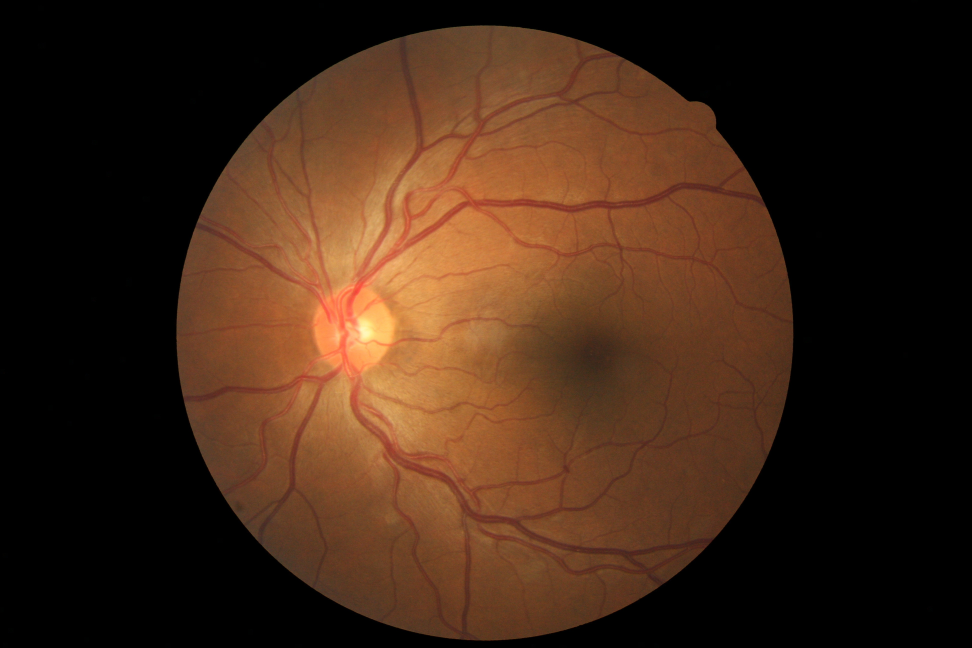
#> input picture sample/17_left.jpeg, 3888 x 2592 px, found by its file name (shown at 1/4 size)
$ python blob.py   (Python 2 division)   (older library calls are emulated)
#> lines starting #> are read from the running program, lines starting #| are printed output that depends on the picture
# -*- coding: utf-8 -*-


from matplotlib import pyplot as plt
from skimage import data
from scipy import ndimage
from skimage import feature
from skimage.feature import blob_dog, blob_log, blob_doh
from math import sqrt
from skimage.draw import (line, polygon, circle,
                          circle_perimeter,
                          ellipse, ellipse_perimeter,
                          bezier_curve)
from skimage.color import rgb2gray
from skimage.color import gray2rgb
from skimage import io
from skimage import exposure
from skimage import transform
from skimage import img_as_ubyte
from skimage.data import camera
from skimage.filter import threshold_otsu
from skimage.filter import threshold_adaptive
from skimage.filter import threshold_yen
from skimage.restoration import denoise_bilateral
from skimage.transform import rotate
from skimage.restoration import denoise_tv_bregman
import math
import numpy as np
import os


def matched_gaussian_filter_oneDirection(image, sigma, width, L):
    range_x = image.shape[0]
    range_y = image.shape[1]

    #Generate the template used for matching. This needs to be done only once, only the calibration level has to be adjusted for each pixel
    template = np.zeros((2*width + 1, range_y))

    f_sigma = float(sigma)

    for i in range(-width, width + 1, 1):
        template[i + width, :] = -1/math.sqrt(2*math.pi*f_sigma*f_sigma)*math.exp(-float(i*i)/(2*f_sigma*f_sigma))


    convoluted_image = np.zeros((range_x, range_y))
    calibration_level = np.zeros((range_x, range_y))
    convolve_helper = np.ones(L)

    for x in range(width, range_x - width):
        convoluted_image[x, :] = np.sum(template * image[(x - width):(x + width + 1), :], axis=0)
        calibration_level[x, :] = np.sum(image[(x - width):(x + width + 1), :], axis=0)
        convoluted_image[x, :] = np.convolve(convoluted_image[x, :]/calibration_level[x, :], convolve_helper, mode = 'same')
        #convoluted_image[x, :] = np.convolve(convoluted_image[x, :], convolve_helper, mode = 'same')
        convoluted_image[x, :] = np.convolve(convoluted_image[x, :], convolve_helper, mode = 'same')

    return convoluted_image

def matched_gaussian_filter(image, sigma, width, L):
    #plt.imshow(image)
    #plt.show()
    angles = [0, 15, 30, 45, 60, 75, 90, 105, 120, 135, 150, 165]

    img_shape = image.shape

    final_image = np.zeros(img_shape)

    for angle in angles:
        rotated_image = rotate(image, angle, resize = True)
        filtered_image = matched_gaussian_filter_oneDirection(rotated_image, sigma, width, L)
        filtered_image = rotate(filtered_image, -angle, resize=True)
        filtered_img_shape = filtered_image.shape
        filtered_image = filtered_image[(filtered_img_shape[0] - img_shape[0])/2:(filtered_img_shape[0] + img_shape[0])/2, (filtered_img_shape[1] - img_shape[1])/2:(filtered_img_shape[1] + img_shape[1])/2]

        if angle == 0:
            final_image = filtered_image
        else:
            mask = filtered_image > final_image
            final_image = mask * filtered_image + (1-mask) * final_image

    # [4 lines of commented-out code are left out]
    plt.imshow(final_image)
    plt.show()


def check_blob_intensity(y,x,r, im):
    Delta=int(r/2)
    if abs(y-im.shape[0])<=Delta or abs(x-im.shape[1])<=Delta :
        Delta=0

    check=(4*im[y,x]+im[y+Delta,x]+im[y-Delta,x]+im[y,x+Delta]+im[y,x-Delta])//8
    return check

def check_edge_overlapp(y,x,r,edge):
    if abs(y-im.shape[0])<=r or abs(x-im.shape[1])<=r :
        r=0
    overlapp=np.zeros(edge.shape, dtype=bool)
    rr, cc = circle(y, x, r)
    overlapp[rr,cc]=edge[rr,cc]
    return np.sum(overlapp)


image=io.imread('/Users/Felix/Dropbox/Diabetic Retinopathy/sample/17_left.jpeg')
#> image is the input picture: shape (2592, 3888, 3); mean R, G, B 62.6, 37.8, 21.7
image[:,:,0] = 0
image[:,:,2] = 0
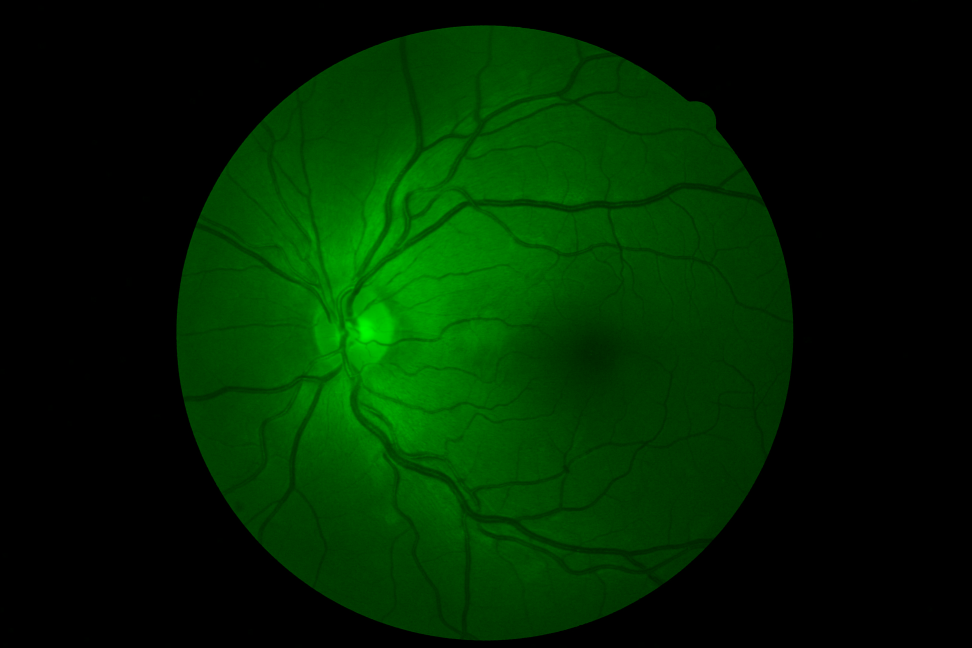
#> image: shape (2592, 3888, 3) (shown at 1/4 size); mean R, G, B 0, 37.8, 0
img_resc=transform.rescale(rgb2gray(image),0.25)
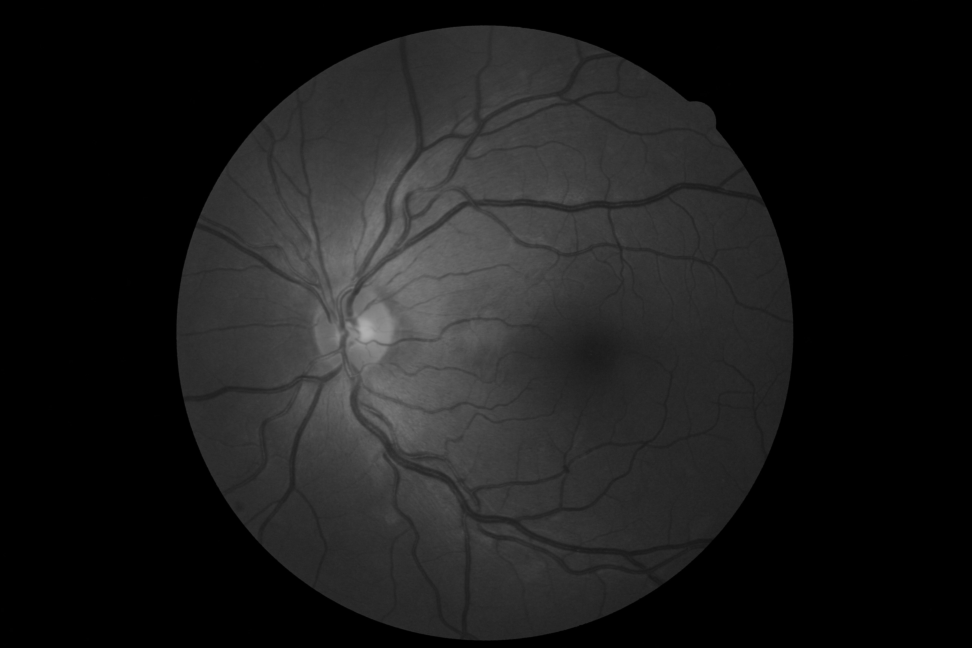
#> img_resc: shape (648, 972) float64; min 0, max 0.691, mean 0.106
img_gray = img_as_ubyte(exposure.equalize_adapthist(img_resc,clip_limit=0.3))
#plt.imshow(img_gray, cmap = plt.get_cmap('gray'))
#io.imsave('dropbox/retinopathy/bw.jpeg',img_gray)

#Invert White<->Black
image_gray=255-img_gray
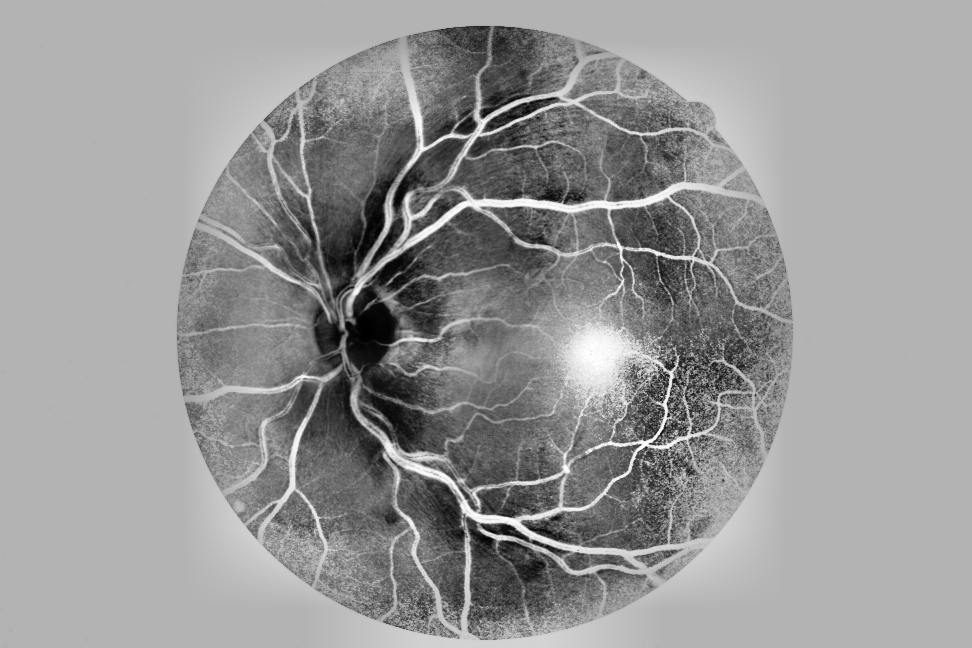
#> image_gray: shape (648, 972); min 0, max 255, mean 151

image_gray_rgb=gray2rgb(img_gray)

#thresh =threshold_otsu(image_gray_rgb)
#plt.imshow(binary, interpolation='nearest')
#binary = image_gray_rgb > thresh

#Make blurry image for edge detection
im = ndimage.gaussian_filter(img_gray, 4)
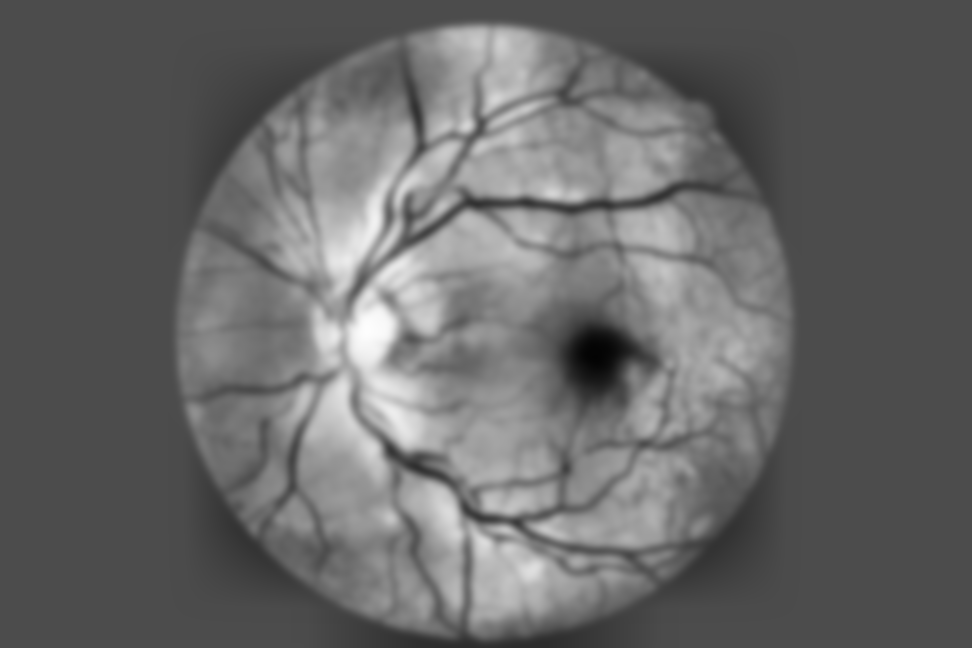
#> im: shape (648, 972); min 3, max 253, mean 103.4

matched_gaussian_filter(im, 1, 10, 4)
#> the loop in matched_gaussian_filter, `for angle in angles:` made 12 passes
#> pass 1, in matched_gaussian_filter, `filtered_image = matched_gaussian_filter_oneDirection(rotated_image, s..`:
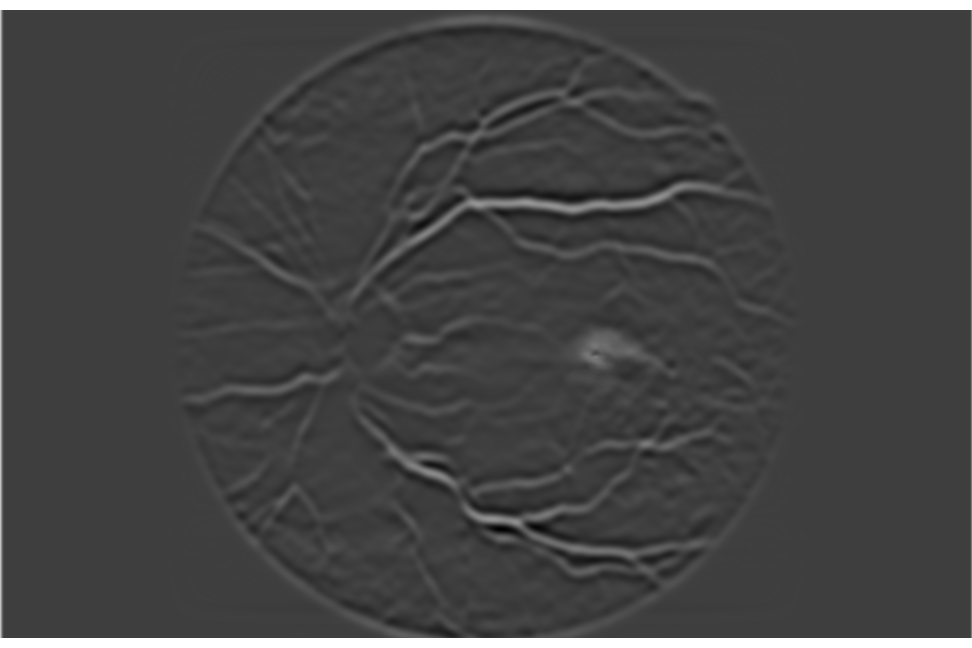
#> filtered_image: shape (648, 972) float64; min -1.01, max 0, mean -0.736; drawn with min black and max white
#> after the loop in matched_gaussian_filter, `for angle in angles:`:
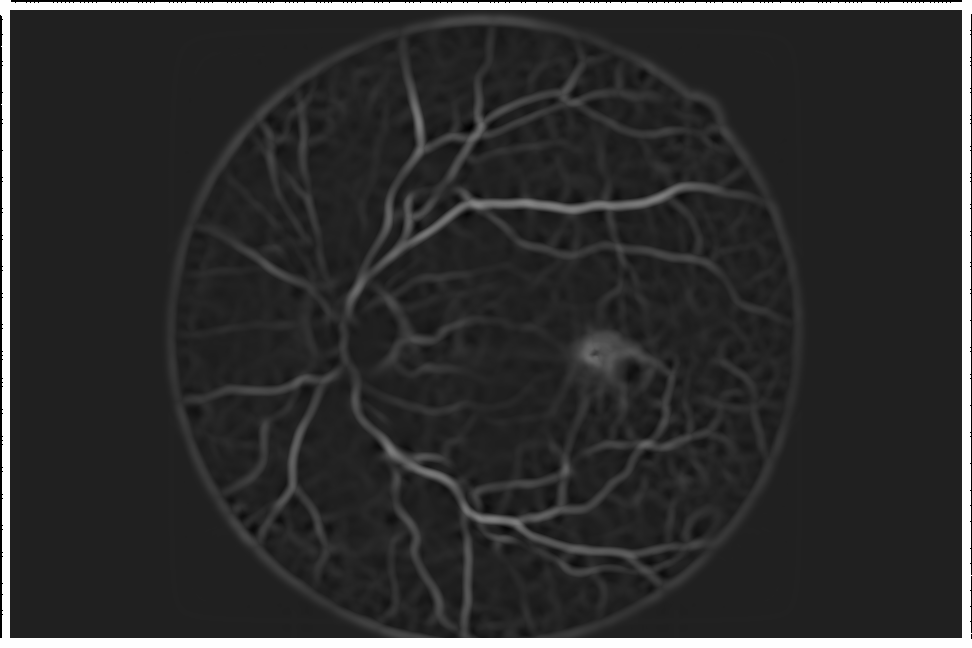
#> final_image: shape (648, 972) float64; 0.64% of the values are NaN or infinite; the others: min -0.872, max 0, mean -0.714; drawn with min black, max white, NaN and infinite black
#> after the loop in matched_gaussian_filter, `for angle in angles:`:
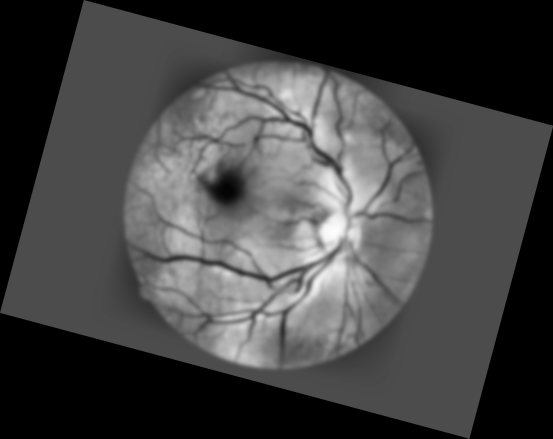
#> rotated_image: shape (877, 1106) float64 (shown at 1/2 size); min 0, max 0.992, mean 0.263

quit()
#> (the program exits here)

$ run again, with sample/10_left.jpeg copied over sample/17_left.jpeg
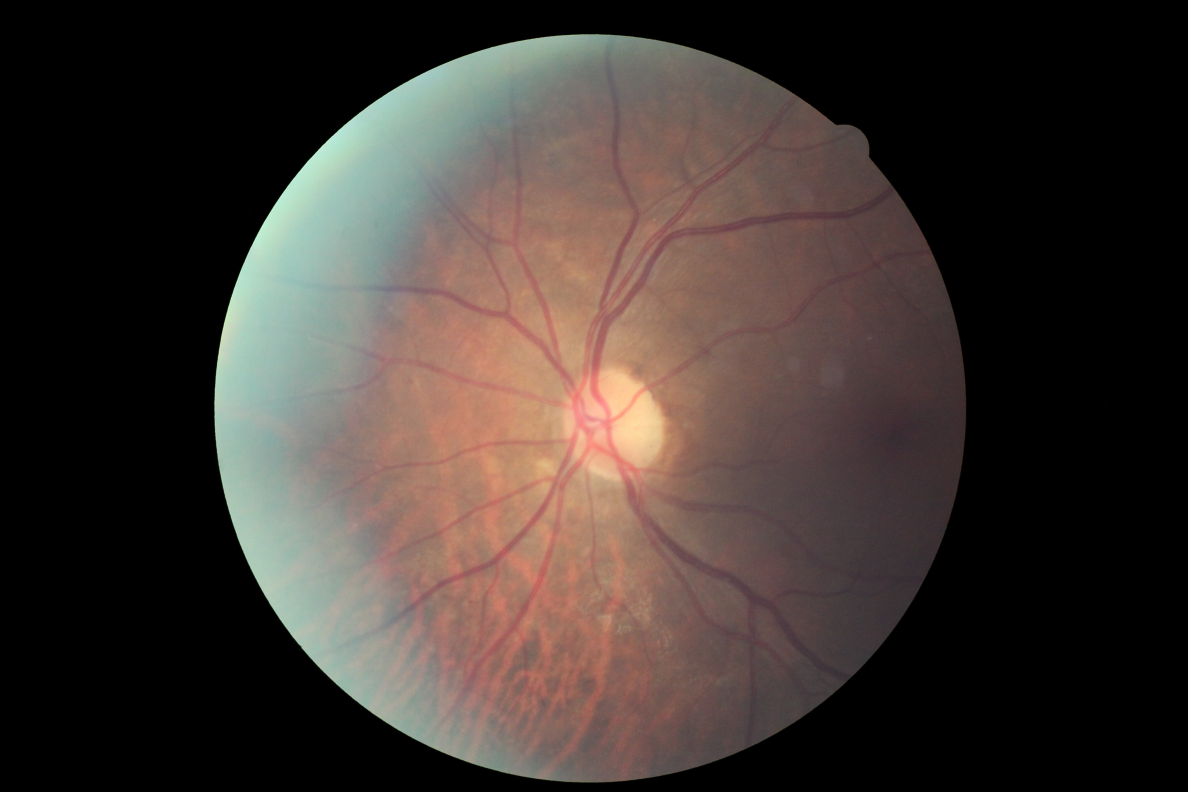
#> input picture sample/10_left.jpeg, 4752 x 3168 px, found by its file name (shown at 1/4 size)
#> image is the input picture: shape (3168, 4752, 3); mean R, G, B 64.1, 54.6, 49.9
#> after the loop in matched_gaussian_filter, `for angle in angles:`:
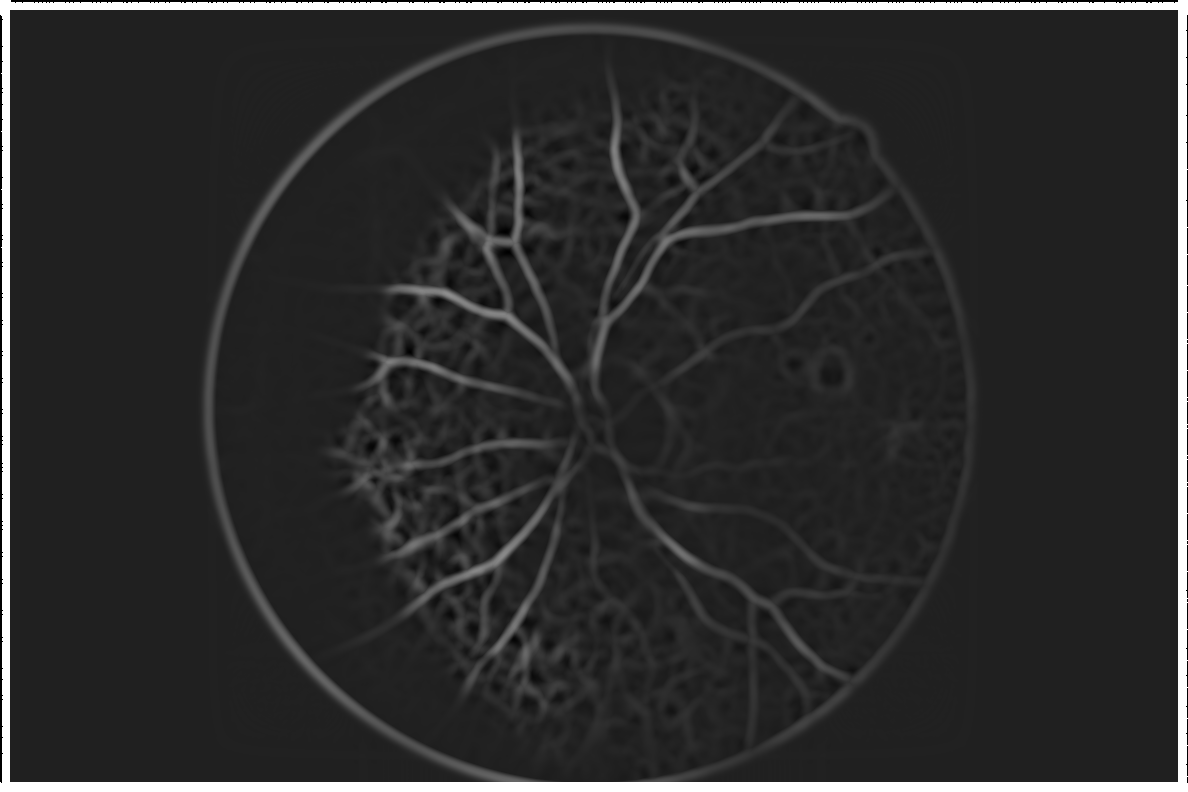
#> final_image: shape (792, 1188) float64; 0.52% of the values are NaN or infinite; the others: min -0.874, max 0, mean -0.721; drawn with min black, max white, NaN and infinite black
#> after the loop in matched_gaussian_filter, `for angle in angles:`:
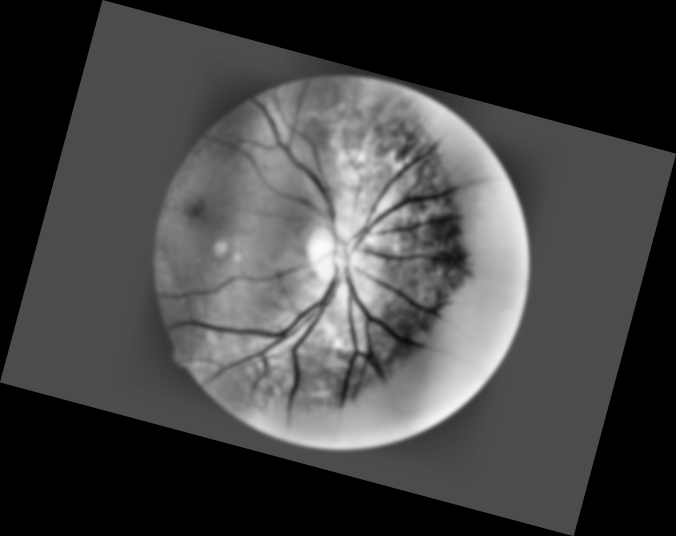
#> rotated_image: shape (1072, 1352) float64 (shown at 1/2 size); min 0, max 0.988, mean 0.267

$ run again, with sample/13_left.jpeg copied over sample/17_left.jpeg
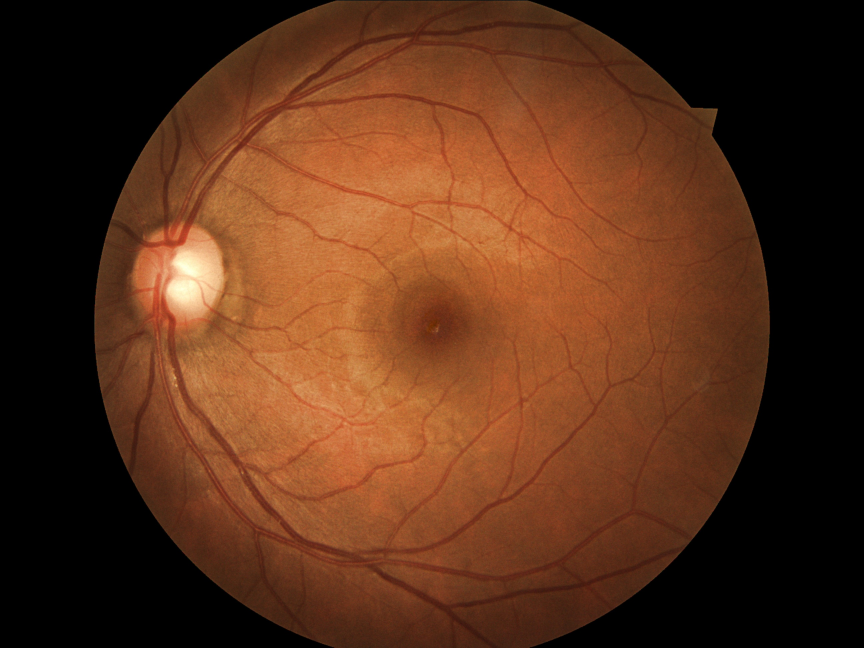
#> input picture sample/13_left.jpeg, 2592 x 1944 px, found by its file name (shown at 1/3 size)
#> image is the input picture: shape (1944, 2592, 3); mean R, G, B 88.6, 48.2, 25.6
#> after the loop in matched_gaussian_filter, `for angle in angles:`:
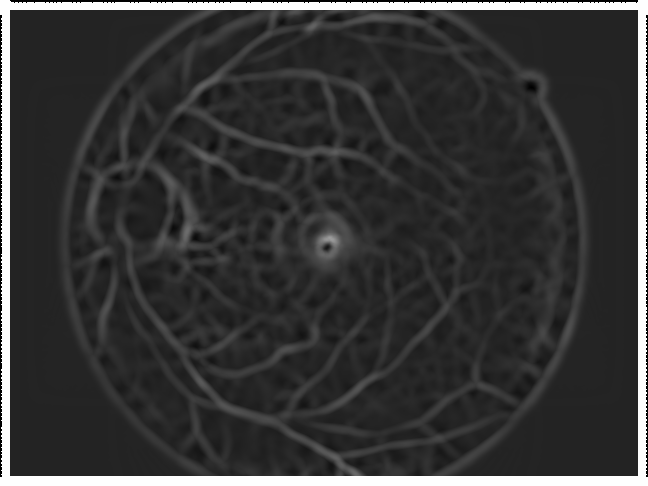
#> final_image: shape (486, 648) float64; 0.9% of the values are NaN or infinite; the others: min -0.886, max 0, mean -0.695; drawn with min black, max white, NaN and infinite black
#> after the loop in matched_gaussian_filter, `for angle in angles:`:
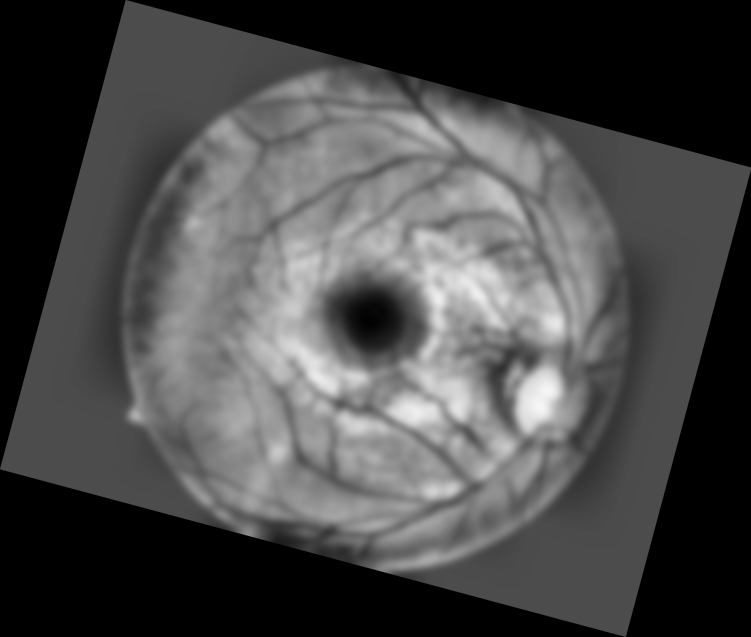
#> rotated_image: shape (637, 751) float64; min 0, max 0.969, mean 0.287
